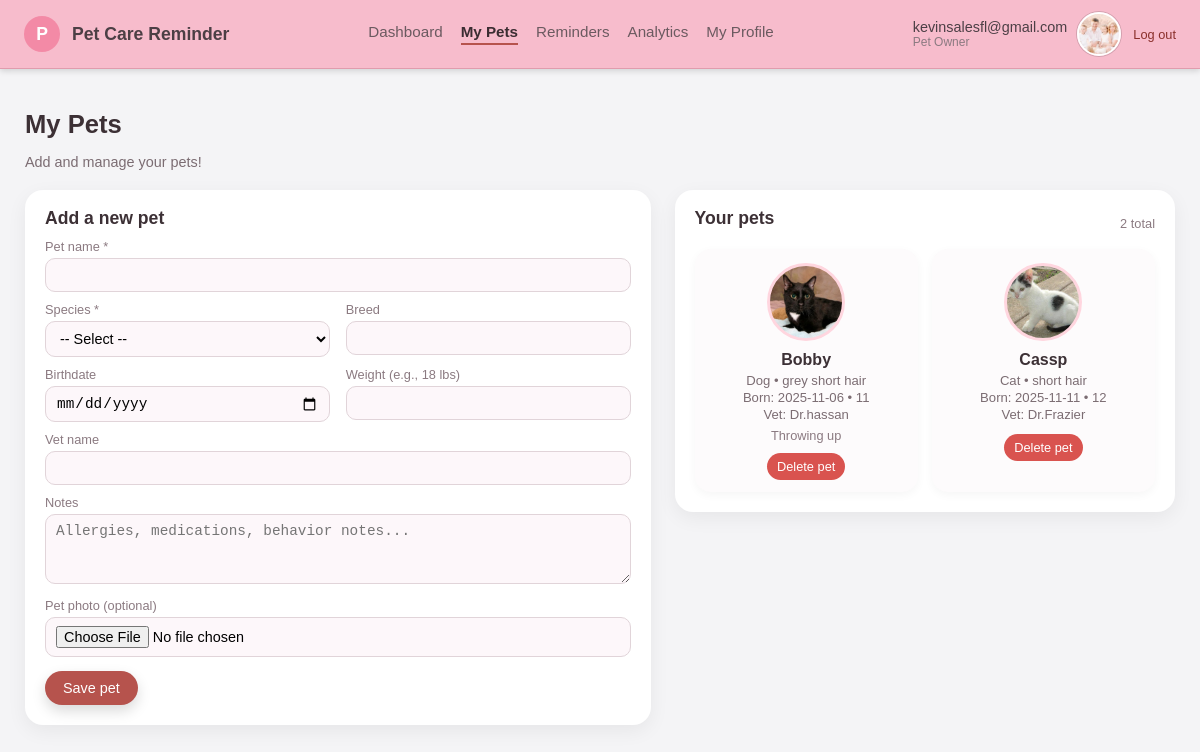
Screenshot of /my-pets (signed in) with the database file from the repository.
### tables this page shows
CREATE TABLE users (
    id INTEGER PRIMARY KEY AUTOINCREMENT,
    email TEXT NOT NULL UNIQUE,
    password_hash TEXT NOT NULL,
    full_name TEXT,
    home_address TEXT,
    avatar_filename TEXT,
    is_active INTEGER NOT NULL DEFAULT 1,
    is_admin INTEGER NOT NULL DEFAULT 0,
    created_at TEXT NOT NULL
);

CREATE TABLE pets (
    id INTEGER PRIMARY KEY AUTOINCREMENT,
    user_id INTEGER NOT NULL,
    name TEXT NOT NULL,
    species TEXT NOT NULL,
    breed TEXT,
    birthdate TEXT,
    weight TEXT,
    vet_name TEXT,
    notes TEXT,
    avatar_filename TEXT,
    created_at TEXT NOT NULL,
    FOREIGN KEY (user_id) REFERENCES users(id)
);

### app.py (the view, shortened to what this page needs)
@app.route("/my-pets", methods=["GET", "POST"])
@login_required
def my_pets():
    user_id = session["user_id"]
    user = db.get_user_by_id(user_id)
    if user and user["avatar_filename"]:
        avatar_url = url_for("static", filename=f"uploads/{user['avatar_filename']}")
    else:
        avatar_url = url_for("static", filename="images/profile-avatar.jpg")
    user_email = user["email"] if user else ""
    message = None
    error = None
    raw_pets = db.get_pets_for_user(user_id)
    pets = []
    for row in raw_pets:
        pet = dict(row)
        if pet.get("avatar_filename"):
            pet["avatar_url"] = url_for(
                "static", filename=f"uploads/{pet['avatar_filename']}"
            )
        else:
            pet["avatar_url"] = url_for("static", filename="images/default-pet.png")
        pets.append(pet)
    return render_template(
        "my_pets.html",
        avatar_url=avatar_url,
        user_email=user_email,
        pets=pets,
        message=message,
        error=error,
    )

### app.py (called while the page is built)
def login_required(view_func):
    @wraps(view_func)
    def wrapped_view(*args, **kwargs):
        if "user_id" not in session:
            return redirect(url_for("login"))
        return view_func(*args, **kwargs)
    return wrapped_view

### db.py (called while the page is built)
def get_conn():
    conn = sqlite3.connect(DB_PATH)
    conn.row_factory = sqlite3.Row
    return conn

def get_user_by_id(user_id: int):
    conn = get_conn()
    cur = conn.execute("SELECT * FROM users WHERE id = ?", (user_id,))
    user = cur.fetchone()
    conn.close()
    return user

def get_pets_for_user(user_id):
    conn = get_conn()
    cur = conn.execute(
        """
        SELECT *
        FROM pets
        WHERE user_id = ?
        ORDER BY created_at ASC
        """,
        (user_id,),
    )
    rows = cur.fetchall()
    conn.close()
    return rows

### templates/my_pets.html (shortened to what this page needs)
<!DOCTYPE html>
<html lang="en">
<head>
</head>
<body>
<header class="header-bar">
    <div class="header-left">
        <div class="logo-circle">P</div>
        <div class="app-name">Pet Care Reminder</div>
    </div>
    <nav class="header-tabs">
        <a href="{{ url_for('dashboard') }}" class="header-tab">Dashboard</a>
        <a href="{{ url_for('my_pets') }}" class="header-tab active">My Pets</a>
        <a href="{{ url_for('reminders') }}" class="header-tab">Reminders</a>
        <a href="{{ url_for('analytics') }}" class="header-tab">Analytics</a>
        <a href="{{ url_for('profile') }}" class="header-tab">My Profile</a>
    </nav>
    <div class="header-right">
        <a href="{{ url_for('profile') }}"
           style="text-decoration: none; color: inherit; display: flex; align-items: center; gap: 10px;">
            <div>
                <div class="profile-name">{{ user_email }}</div>
                <div class="profile-role">Pet Owner</div>
            </div>
            <div class="profile-avatar"
                 style="background-image: url('{{ avatar_url }}');">
            </div>
        </a>
        <a href="{{ url_for('logout') }}" class="logout-link">Log out</a>
    </div>
</header>
<main class="page-body">
    <h1 class="page-title">My Pets</h1>
    <p class="page-subtitle">
        Add and manage your pets!
    </p>
    <div class="layout">
        <section class="card">
            <h2>Add a new pet</h2>
            <form method="POST"
                  action="{{ url_for('my_pets') }}"
                  enctype="multipart/form-data">
                <div class="form-grid">
                    <div class="form-grid-full">
                        <label class="form-field-label">Pet name *</label>
                        <input type="text" name="name" class="form-field-input" required>
                    </div>
                    <div>
                        <label class="form-field-label">Species *</label>
                        <select name="species" class="form-field-select" required>
                            <option value="">-- Select --</option>
                        </select>
                    </div>
                    <div>
                        <label class="form-field-label">Breed</label>
                        <input type="text" name="breed" class="form-field-input">
                    </div>
                    <div>
                        <label class="form-field-label">Birthdate</label>
                        <input type="date" name="birthdate" class="form-field-input">
                    </div>
                    <div>
                        <label class="form-field-label">Weight (e.g., 18 lbs)</label>
                        <input type="text" name="weight" class="form-field-input">
                    </div>
                    <div class="form-grid-full">
                        <label class="form-field-label">Vet name</label>
                        <input type="text" name="vet_name" class="form-field-input">
                    </div>
                    <div class="form-grid-full">
                        <label class="form-field-label">Notes</label>
                        <textarea name="notes" class="form-field-textarea"
                                  placeholder="Allergies, medications, behavior notes..."></textarea>
                    </div>
                    <div class="form-grid-full">
                        <label class="form-field-label">Pet photo (optional)</label>
                        <input type="file" name="pet_photo" accept="image/*" class="form-field-input">
                    </div>
                </div>
                <button type="submit" class="simple-button">Save pet</button>
            </form>
        </section>
        <section class="card">
            <div class="pets-header-row">
                <h2>Your pets</h2>
                <div class="pets-count">
                    {% if pets %}{{ pets|length }} total{% endif %}
                </div>
            </div>
            {% if pets %}
                <div class="pets-grid">
                    {% for pet in pets %}
                        <div class="pet-card">
                            <div class="pet-avatar"
                                 {% if pet["avatar_filename"] %}
                                    style="background-image:url('{{ url_for('static', filename='uploads/' ~ pet['avatar_filename']) }}');"
                                 {% endif %}>
                            </div>
                            <div class="pet-name">{{ pet["name"] }}</div>
                            <div class="pet-meta">
                                {{ pet["species"] }}
                                {% if pet["breed"] %} • {{ pet["breed"] }}{% endif %}
                            </div>
                            {% if pet["birthdate"] or pet["weight"] %}
                                <div class="pet-meta">
                                    {% if pet["birthdate"] %}Born: {{ pet["birthdate"] }}{% endif %}
                                    {% if pet["birthdate"] and pet["weight"] %} • {% endif %}
                                    {% if pet["weight"] %}{{ pet["weight"] }}{% endif %}
                                </div>
                            {% endif %}
                            {% if pet["vet_name"] %}
                                <div class="pet-meta">Vet: {{ pet["vet_name"] }}</div>
                            {% endif %}
                            {% if pet["notes"] %}
                                <div class="pet-notes">{{ pet["notes"] }}</div>
                            {% endif %}
                            <div class="pet-actions">
                                <form method="POST"
                                      action="{{ url_for('delete_pet', pet_id=pet['id'], redirect_to='my_pets') }}"
                                      onsubmit="return confirm('Delete this pet?');">
                                    <button type="submit" class="pet-delete-button">
                                        Delete pet
                                    </button>
                                </form>
                            </div>
                        </div>
                    {% endfor %}
                </div>
            {% else %}
                <p class="pets-empty">
                    You haven't added any pets yet. Use the form on the left to add your first pet.
                </p>
            {% endif %}
        </section>
    </div>
</main>
</body>
</html>

### templates/my_pets.html (style rules this page uses)
body { margin: 0; font-family: Arial, sans-serif; background: #f4f4f6; }
.header-bar { display: flex; align-items: center; justify-content: space-between; padding: 12px 24px; background: #f7bccc; border-bottom: 1px solid #e09cad; box-shadow: 0 2px 6px rgba(0,0,0,0.15); }
.header-left { display: flex; align-items: center; gap: 12px; }
.logo-circle { width: 36px; height: 36px; border-radius: 50%; background: #f38aa6; display: flex; align-items: center; justify-content: center; color: white; font-weight: bold; font-size: 1.1rem; }
.app-name { font-weight: bold; font-size: 1.1rem; color: #4c3f45; }
.header-tabs { display: flex; gap: 18px; }
.header-tab { font-size: 0.95rem; color: #6b5a60; padding-bottom: 3px; cursor: pointer; text-decoration: none; }
.header-tab.active { font-weight: bold; border-bottom: 2px solid #b6534d; color: #3b2d32; }
.header-right { display: flex; align-items: center; gap: 12px; }
.profile-name { font-size: 0.9rem; color: #4c3f45; text-align: right; }
.profile-role { font-size: 0.75rem; color: #8b7a81; }
.profile-avatar { width: 40px; height: 40px; border-radius: 50%; background-size: cover; background-position: center; border: 2px solid white; box-shadow: 0 0 0 1px rgba(0,0,0,0.15); }
.logout-link { font-size: 0.8rem; color: #8a2f2b; text-decoration: none; }
.page-body { padding: 24px; max-width: 1150px; margin: 0 auto; }
.page-title { font-size: 1.6rem; font-weight: bold; color: #3c3035; margin-bottom: 4px; }
.page-subtitle { font-size: 0.9rem; color: #7b6c72; margin-bottom: 20px; }
.layout { display: grid; grid-template-columns: minmax(0, 1.25fr) minmax(0, 1fr); gap: 24px; align-items: flex-start; }
.card { background: #ffffff; border-radius: 18px; padding: 18px 20px 20px; box-shadow: 0 6px 20px rgba(0,0,0,0.06); }
.card h2 { margin-top: 0; font-size: 1.1rem; color: #3c3035; margin-bottom: 10px; }
.form-grid { display: grid; grid-template-columns: repeat(2, minmax(0, 1fr)); gap: 10px 16px; }
.form-grid-full { grid-column: 1 / -1; }
.form-field-label { font-size: 0.8rem; color: #8b7a81; margin-bottom: 4px; display: block; }
.form-field-input, .form-field-textarea, .form-field-select { width: 100%; padding: 8px 10px; border-radius: 10px; border: 1px solid #e1d4d9; font-size: 0.9rem; box-sizing: border-box; background: #fdf7fa; }
.form-field-textarea { resize: vertical; min-height: 70px; }
.simple-button { margin-top: 14px; padding: 9px 18px; border-radius: 999px; border: none; background: #b6534d; color: #ffffff; font-size: 0.9rem; cursor: pointer; box-shadow: 0 6px 14px rgba(0,0,0,0.15); }
.pets-header-row { display: flex; justify-content: space-between; align-items: center; margin-bottom: 6px; }
.pets-count { font-size: 0.8rem; color: #8b7a81; }
.pets-grid { display: grid; grid-template-columns: repeat(auto-fill, minmax(190px, 1fr)); gap: 14px; margin-top: 10px; }
.pet-card { background: #fdfbfc; border-radius: 16px; padding: 14px 12px 12px; box-shadow: 0 3px 10px rgba(0,0,0,0.04); display: flex; flex-direction: column; align-items: center; text-align: center; }
.pet-avatar { width: 72px; height: 72px; border-radius: 50%; background-size: cover; background-position: center; background-color: #ffe1ec; border: 3px solid #ffd6df; margin-bottom: 10px; }
.pet-name { font-weight: bold; color: #3c3035; font-size: 1rem; margin-bottom: 4px; }
.pet-meta { font-size: 0.82rem; color: #7b6c72; margin-bottom: 2px; }
.pet-notes { font-size: 0.8rem; color: #8b7a81; margin-top: 4px; }
.pet-actions { margin-top: 10px; display: flex; gap: 8px; justify-content: center; }
.pet-delete-button { padding: 6px 10px; border-radius: 999px; border: none; background: #d9534f; color: #fff; font-size: 0.8rem; cursor: pointer; }

### rows the page displays
users: email "kevinsalesfl@gmail.com"
pets: avatar_filename (picture), name "Bobby", species "Dog", breed "grey short hair", birthdate "2025-11-06", weight "11", vet_name "Dr.hassan", notes "Throwing up"
pets: avatar_filename (picture), name "Cassp", species "Cat", breed "short hair", birthdate "2025-11-11", weight "12", vet_name "Dr.Frazier"

### other values shown
{{ pets|length }} "2"
